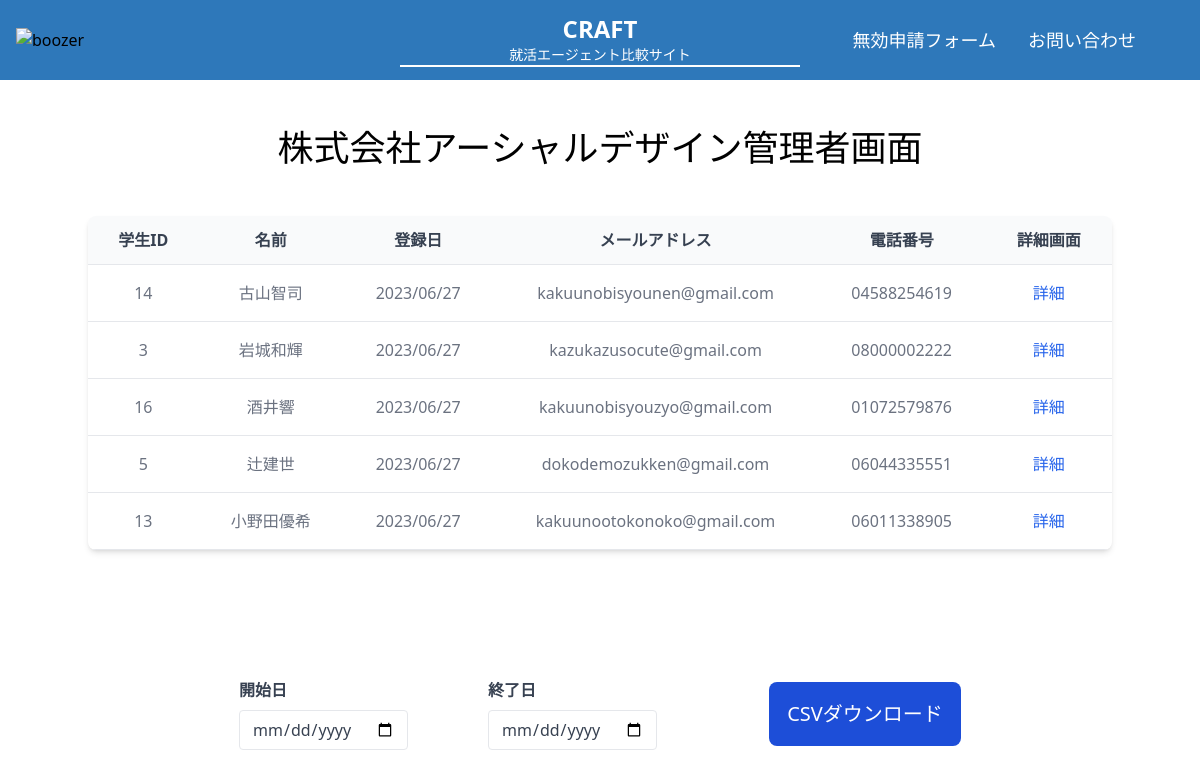
Page /client/client-admin.php (signed in) on the committed database.
### tables this page shows
CREATE TABLE agents (
  user_id INT AUTO_INCREMENT PRIMARY KEY,
  company_name VARCHAR(255) NOT NULL,
  service_name VARCHAR(255) NOT NULL,
  email VARCHAR(255) NOT NULL,
  password VARCHAR(255),
  image VARCHAR(255) NOT NULL,
  company_url VARCHAR(255) NOT NULL,
  service_url VARCHAR(255) NOT NULL,
  phone VARCHAR(20) NOT NULL,
  start_at DATE,
  end_at DATE,
  type CHAR(1) DEFAULT 0,
  interview_location VARCHAR(255) NOT NULL,
  is_online BOOLEAN NOT NULL,
  specialization VARCHAR(255),
  created_at datetime default current_timestamp,
  updated_at datetime default current_timestamp,
  is_valid BOOLEAN default true
) CHARSET=utf8;

CREATE TABLE students (
  id INT AUTO_INCREMENT PRIMARY KEY,
  name VARCHAR(255) NOT NULL,
  name_kana VARCHAR(255) NOT NULL,
  phone VARCHAR(20) NOT NULL,
  email VARCHAR(255) NOT NULL,
  gender CHAR(1) DEFAULT 0,
  university VARCHAR(255) NOT NULL,
  faculty VARCHAR(255) NOT NULL,
  graduate_year INT NOT NULL,
  prefecture VARCHAR(255) NOT NULL,
  created_at datetime default current_timestamp,
  updated_at datetime default current_timestamp
) CHARSET=utf8;

### src/client/client-admin.php (the view, shortened to what this page needs)
<?php
include_once '../dbconnect.php';
$agent = $_SESSION['agent'];
$sql_students = "SELECT s.*, a.company_name FROM students s LEFT JOIN agents_students m ON s.id = m.student_id LEFT JOIN agents a ON m.agent_id = a.user_id WHERE a.user_id = :user_id AND m.is_valid = true ORDER BY s.created_at DESC";
$stmt = $dbh->prepare($sql_students);
$stmt->bindValue(':user_id', $agent['user_id'], PDO::PARAM_INT);
$stmt->execute();
$students = $stmt->fetchAll(PDO::FETCH_ASSOC);
?>
<!DOCTYPE html>
<html lang="ja">
<head>
  <link href="../css/output.css" rel="stylesheet">
</head>
<body>
  <header class="fixed w-full bg-[#2E78BA] z-10 h-20 top-0 left-0">
    <div class="relative">
      <div class="flex gap-1 items-center justify-between h-20 px-4">
        <div>
            <img class="h-6" src="../img/boozer_logo_white.png" alt="boozer">
        </div>
        <div class="w-1/3 border-b-2 border-white absolute top-1/2 left-1/2 transform -translate-x-1/2 -translate-y-1/2">
          <h1 class="text-white font-bold text-2xl text-center">CRAFT</h1>
          <p class="text-white text-sm text-center">就活エージェント比較サイト</p>
        </div>
        <div class="flex items-center justify-center mr-12 gap-8">
            <a href="https://forms.gle/QSrB9cAHjTSPWuG56" class="text-white text-lg hover:underline">無効申請フォーム</a>
            <a href="https://forms.gle/zxwJpm7x5gH33PJB6" class="text-white text-lg hover:underline">お問い合わせ</a>
        </div>
      </div>
    </div>
  </header>
  <main class="container mx-auto mt-32">
    <div class="text-4xl my-12 text-center">
      <?= $agent['company_name']; ?>管理者画面
    </div>
    <?php if (count($students) > 0) { ?>
      <div class="relative overflow-x-auto shadow-md sm:rounded-lg">
        <table class="w-full text-base text-left text-gray-500 dark:text-gray-400">
          <thead class="text-base text-gray-700 uppercase dark:text-gray-400 border-b border-gray-200 dark:border-gray-700">
            <tr>
              <th scope="col" class="px-6 py-3 bg-gray-50 dark:bg-gray-800 text-center">
                学生ID
              </th>
              <th scope="col" class="px-6 py-3 bg-gray-50 dark:bg-gray-800 text-center">
                名前
              </th>
              <th scope="col" class="px-6 py-3 bg-gray-50 dark:bg-gray-800 text-center">
                登録日
              </th>
              <th scope="col" class="px-6 py-3 bg-gray-50 dark:bg-gray-800 text-center">
                メールアドレス
              </th>
              <th scope="col" class="px-6 py-3 bg-gray-50 dark:bg-gray-800 text-center">
                電話番号
              </th>
              <th scope="col" class="px-6 py-3 bg-gray-50 dark:bg-gray-800 text-center">
                詳細画面
              </th>
            </tr>
          </thead>
          <tbody>
            <?php foreach ($students as $key => $student) { ?>
              <tr class="border-b border-gray-200 dark:border-gray-700">
                <td class="px-6 py-4 whitespace-nowrap text-center">
                  <?= $student["id"]; ?>
                </td>
                <td class="px-6 py-4 whitespace-nowrap text-center">
                  <?= $student["name"]; ?>
                </td>
                <td class="px-6 py-4 whitespace-nowrap text-center">
                  <?= $formatted_date = date('Y/m/d', strtotime($student['created_at'])); ?>
                </td>
                <td class="px-6 py-4 whitespace-nowrap text-center">
                  <?= $student["email"]; ?>
                </td>
                <td class="px-6 py-4 whitespace-nowrap text-center">
                  <?= $student["phone"]; ?>
                </td>
                <td class="px-6 py-4 whitespace-nowrap text-center">
                  <form action="./client-detail-student.php" method="POST">
                    <button type="submit" class="font-medium text-blue-600 dark:text-blue-500 hover:underline">詳細</button>
                  </form>
                </td>
              </tr>
            <?php } ?>
          </tbody>
        </table>
      </div>
      <form action="./csv-download.php?agent_id=<?= $agent["user_id"] ?>" method="POST" enctype="multipart/form-data">
        <div class="mt-32">
          <div class="flex justify-center items-center mb-20">
            <div class="mr-20">
              <label class="block text-gray-700 font-bold mb-2" for="start_at">開始日</label>
              <input class="appearance-none border rounded w-full py-2 px-3 text-gray-700 leading-tight focus:outline-none focus:shadow-outline" id="start_at" name="start_at" type="date" placeholder="開始日" required>
            </div>
            <div>
              <label class="block text-gray-700 font-bold mb-2" for="end_at">終了日</label>
              <input class="appearance-none border rounded w-full py-2 px-3 text-gray-700 leading-tight focus:outline-none focus:shadow-outline" id="end_at" name="end_at" type="date" placeholder="終了日" required>
            </div>
            <div class="text-center ml-28">
              <button class="w-48 h-16 text-white bg-blue-700 hover:bg-blue-800 focus:ring-4 focus:ring-blue-300 font-medium rounded-lg text-xl px-4 py-2.5 dark:bg-blue-600 dark:hover:bg-blue-700 focus:outline-none dark:focus:ring-blue-800" type="submit">CSVダウンロード</button>
            </div>
          </div>
        </div>
      </form>
    <?php } else { ?>
      <div class="text-2xl my-12">
        現在、登録されている学生はいません。
      </div>
    <?php } ?>
  </main>
</body>
</html>

### rows in the picture
agents: company_name "株式会社アーシャルデザイン"
students: id "14", name "古山智司", created_at "2023/06/27", email "kakuunobisyounen@gmail.com", phone "04588254619"
students: id "3", name "岩城和輝", created_at "2023/06/27", email "kazukazusocute@gmail.com", phone "08000002222"
students: id "16", name "酒井響", created_at "2023/06/27", email "kakuunobisyouzyo@gmail.com", phone "01072579876"
students: id "5", name "辻建世", created_at "2023/06/27", email "dokodemozukken@gmail.com", phone "06044335551"
students: id "13", name "小野田優希", created_at "2023/06/27", email "kakuunootokonoko@gmail.com", phone "06011338905"
